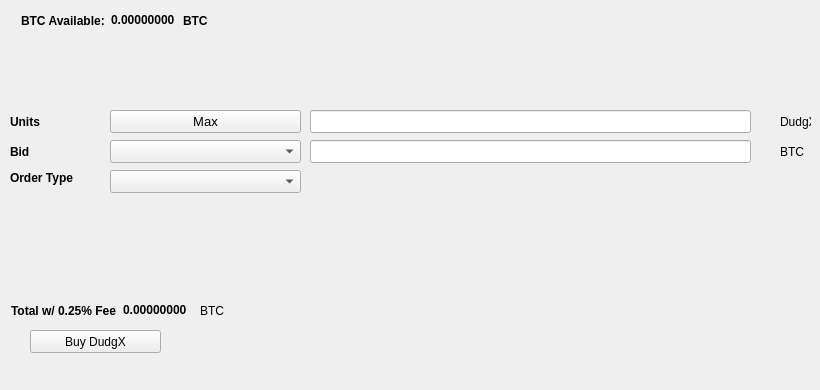
   <widget class="QWidget" name="BuyTab">
    <attribute name="title">
     <string>Buy</string>
    </attribute>
    <widget class="QPushButton" name="BuyDudgX">
     <property name="geometry">
      <rect>
       <x>30</x>
       <y>330</y>
       <width>131</width>
       <height>23</height>
      </rect>
     </property>
     <property name="text">
      <string>Buy DudgX</string>
     </property>
     <property name="icon">
      <iconset resource="../DudgX.qrc">
       <normaloff>:/icons/bitcoin</normaloff>:/icons/bitcoin</iconset>
     </property>
    </widget>
    <widget class="QLabel" name="label_3">
     <property name="geometry">
      <rect>
       <x>10</x>
       <y>110</y>
       <width>46</width>
       <height>23</height>
      </rect>
     </property>
     <property name="font">
      <font>
       <weight>75</weight>
       <bold>true</bold>
      </font>
     </property>
     <property name="text">
      <string>Units</string>
     </property>
    </widget>
    <widget class="QLineEdit" name="UnitsInput">
     <property name="geometry">
      <rect>
       <x>310</x>
       <y>110</y>
       <width>441</width>
       <height>23</height>
      </rect>
     </property>
     <property name="font">
      <font>
       <pointsize>9</pointsize>
       <weight>75</weight>
       <bold>true</bold>
      </font>
     </property>
    </widget>
    <widget class="QLineEdit" name="BuyBidPriceEdit">
     <property name="geometry">
      <rect>
       <x>310</x>
       <y>140</y>
       <width>441</width>
       <height>23</height>
      </rect>
     </property>
     <property name="font">
      <font>
       <pointsize>9</pointsize>
       <weight>75</weight>
       <bold>true</bold>
      </font>
     </property>
    </widget>
    <widget class="QLabel" name="label_4">
     <property name="geometry">
      <rect>
       <x>780</x>
       <y>110</y>
       <width>31</width>
       <height>23</height>
      </rect>
     </property>
     <property name="text">
      <string>DudgX</string>
     </property>
    </widget>
    <widget class="QLabel" name="label_5">
     <property name="geometry">
      <rect>
       <x>780</x>
       <y>140</y>
       <width>31</width>
       <height>23</height>
      </rect>
     </property>
     <property name="text">
      <string>BTC</string>
     </property>
    </widget>
    <widget class="QLabel" name="label_6">
     <property name="geometry">
      <rect>
       <x>10</x>
       <y>140</y>
       <width>46</width>
       <height>23</height>
      </rect>
     </property>
     <property name="font">
      <font>
       <weight>75</weight>
       <bold>true</bold>
      </font>
     </property>
     <property name="text">
      <string>Bid</string>
     </property>
    </widget>
    <widget class="QLabel" name="label_7">
     <property name="geometry">
      <rect>
       <x>10</x>
       <y>170</y>
       <width>91</width>
       <height>16</height>
      </rect>
     </property>
     <property name="font">
      <font>
       <weight>75</weight>
       <bold>true</bold>
      </font>
     </property>
     <property name="text">
      <string>Order Type</string>
     </property>
    </widget>
    <widget class="QPushButton" name="Buy_Max_Amount">
     <property name="geometry">
      <rect>
       <x>110</x>
       <y>110</y>
       <width>191</width>
       <height>23</height>
      </rect>
     </property>
     <property name="font">
      <font>
       <pointsize>10</pointsize>
      </font>
     </property>
     <property name="text">
      <string>Max</string>
     </property>
    </widget>
    <widget class="QComboBox" name="BuyBidcomboBox">
     <property name="geometry">
      <rect>
       <x>110</x>
       <y>140</y>
       <width>191</width>
       <height>23</height>
      </rect>
     </property>
     <property name="font">
      <font>
       <pointsize>10</pointsize>
      </font>
     </property>
    </widget>
    <widget class="QComboBox" name="buyOrdertypeCombo">
     <property name="geometry">
      <rect>
       <x>110</x>
       <y>170</y>
       <width>191</width>
       <height>23</height>
      </rect>
     </property>
     <property name="font">
      <font>
       <pointsize>10</pointsize>
      </font>
     </property>
    </widget>
    <widget class="QWidget" name="layoutWidget1">
     <property name="geometry">
      <rect>
       <x>21</x>
       <y>11</y>
       <width>227</width>
       <height>19</height>
      </rect>
     </property>
     <layout class="QHBoxLayout" name="horizontalLayout_3">
      <item>
       <widget class="QLabel" name="label232">
        <property name="font">
         <font>
          <weight>75</weight>
          <bold>true</bold>
         </font>
        </property>
        <property name="text">
         <string>BTC Available:</string>
        </property>
       </widget>
      </item>
      <item>
       <widget class="QLabel" name="BtcAvailableLbl">
        <property name="palette">
         <palette>
          <active>
           <colorrole role="WindowText">
            <brush brushstyle="SolidPattern">
             <color alpha="255">
              <red>0</red>
              <green>0</green>
              <blue>0</blue>
             </color>
            </brush>
           </colorrole>
           <colorrole role="Button">
            <brush brushstyle="SolidPattern">
             <color alpha="255">
              <red>0</red>
              <green>170</green>
              <blue>0</blue>
             </color>
            </brush>
           </colorrole>
           <colorrole role="Light">
            <brush brushstyle="SolidPattern">
             <color alpha="255">
              <red>0</red>
              <green>255</green>
              <blue>0</blue>
             </color>
            </brush>
           </colorrole>
           <colorrole role="Midlight">
            <brush brushstyle="SolidPattern">
             <color alpha="255">
              <red>0</red>
              <green>212</green>
              <blue>0</blue>
             </color>
            </brush>
           </colorrole>
           <colorrole role="Dark">
            <brush brushstyle="SolidPattern">
             <color alpha="255">
              <red>0</red>
              <green>85</green>
              <blue>0</blue>
             </color>
            </brush>
           </colorrole>
           <colorrole role="Mid">
            <brush brushstyle="SolidPattern">
             <color alpha="255">
              <red>0</red>
              <green>113</green>
              <blue>0</blue>
             </color>
            </brush>
           </colorrole>
           <colorrole role="Text">
            <brush brushstyle="SolidPattern">
             <color alpha="255">
              <red>0</red>
              <green>170</green>
              <blue>0</blue>
             </color>
            </brush>
           </colorrole>
           <colorrole role="BrightText">
            <brush brushstyle="SolidPattern">
             <color alpha="255">
              <red>255</red>
              <green>255</green>
              <blue>255</blue>
             </color>
            </brush>
           </colorrole>
           <colorrole role="ButtonText">
            <brush brushstyle="SolidPattern">
             <color alpha="255">
              <red>0</red>
              <green>0</green>
              <blue>0</blue>
             </color>
            </brush>
           </colorrole>
           <colorrole role="Base">
            <brush brushstyle="SolidPattern">
             <color alpha="255">
              <red>255</red>
              <green>255</green>
              <blue>255</blue>
             </color>
            </brush>
           </colorrole>
           <colorrole role="Window">
            <brush brushstyle="SolidPattern">
             <color alpha="255">
              <red>0</red>
              <green>170</green>
              <blue>0</blue>
             </color>
            </brush>
           </colorrole>
           <colorrole role="Shadow">
            <brush brushstyle="SolidPattern">
             <color alpha="255">
              <red>0</red>
              <green>0</green>
              <blue>0</blue>
             </color>
            </brush>
           </colorrole>
           <colorrole role="AlternateBase">
            <brush brushstyle="SolidPattern">
             <color alpha="255">
              <red>127</red>
              <green>212</green>
              <blue>127</blue>
             </color>
            </brush>
           </colorrole>
           <colorrole role="ToolTipBase">
            <brush brushstyle="SolidPattern">
             <color alpha="255">
              <red>255</red>
              <green>255</green>
              <blue>220</blue>
             </color>
            </brush>
           </colorrole>
           <colorrole role="ToolTipText">
            <brush brushstyle="SolidPattern">
             <color alpha="255">
              <red>0</red>
              <green>0</green>
              <blue>0</blue>
             </color>
            </brush>
           </colorrole>
          </active>
          <inactive>
           <colorrole role="WindowText">
            <brush brushstyle="SolidPattern">
             <color alpha="255">
              <red>0</red>
              <green>0</green>
              <blue>0</blue>
             </color>
            </brush>
           </colorrole>
           <colorrole role="Button">
            <brush brushstyle="SolidPattern">
             <color alpha="255">
              <red>0</red>
              <green>170</green>
              <blue>0</blue>
             </color>
            </brush>
           </colorrole>
           <colorrole role="Light">
            <brush brushstyle="SolidPattern">
             <color alpha="255">
              <red>0</red>
              <green>255</green>
              <blue>0</blue>
             </color>
            </brush>
           </colorrole>
           <colorrole role="Midlight">
            <brush brushstyle="SolidPattern">
             <color alpha="255">
              <red>0</red>
              <green>212</green>
              <blue>0</blue>
             </color>
            </brush>
           </colorrole>
           <colorrole role="Dark">
            <brush brushstyle="SolidPattern">
             <color alpha="255">
              <red>0</red>
              <green>85</green>
              <blue>0</blue>
             </color>
            </brush>
           </colorrole>
           <colorrole role="Mid">
            <brush brushstyle="SolidPattern">
             <color alpha="255">
              <red>0</red>
              <green>113</green>
              <blue>0</blue>
             </color>
            </brush>
           </colorrole>
           <colorrole role="Text">
            <brush brushstyle="SolidPattern">
             <color alpha="255">
              <red>0</red>
              <green>170</green>
              <blue>0</blue>
             </color>
            </brush>
           </colorrole>
           <colorrole role="BrightText">
            <brush brushstyle="SolidPattern">
             <color alpha="255">
              <red>255</red>
              <green>255</green>
              <blue>255</blue>
             </color>
            </brush>
           </colorrole>
           <colorrole role="ButtonText">
            <brush brushstyle="SolidPattern">
             <color alpha="255">
              <red>0</red>
              <green>0</green>
              <blue>0</blue>
             </color>
            </brush>
           </colorrole>
           <colorrole role="Base">
            <brush brushstyle="SolidPattern">
             <color alpha="255">
              <red>255</red>
              <green>255</green>
              <blue>255</blue>
             </color>
            </brush>
           </colorrole>
           <colorrole role="Window">
            <brush brushstyle="SolidPattern">
             <color alpha="255">
              <red>0</red>
              <green>170</green>
              <blue>0</blue>
             </color>
            </brush>
           </colorrole>
           <colorrole role="Shadow">
            <brush brushstyle="SolidPattern">
             <color alpha="255">
              <red>0</red>
              <green>0</green>
              <blue>0</blue>
             </color>
            </brush>
           </colorrole>
           <colorrole role="AlternateBase">
            <brush brushstyle="SolidPattern">
             <color alpha="255">
              <red>127</red>
              <green>212</green>
              <blue>127</blue>
             </color>
            </brush>
           </colorrole>
           <colorrole role="ToolTipBase">
            <brush brushstyle="SolidPattern">
             <color alpha="255">
              <red>255</red>
              <green>255</green>
              <blue>220</blue>
             </color>
            </brush>
           </colorrole>
           <colorrole role="ToolTipText">
            <brush brushstyle="SolidPattern">
             <color alpha="255">
              <red>0</red>
              <green>0</green>
              <blue>0</blue>
             </color>
            </brush>
           </colorrole>
          </inactive>
          <disabled>
           <colorrole role="WindowText">
            <brush brushstyle="SolidPattern">
             <color alpha="255">
              <red>0</red>
              <green>85</green>
              <blue>0</blue>
             </color>
            </brush>
           </colorrole>
           <colorrole role="Button">
            <brush brushstyle="SolidPattern">
             <color alpha="255">
              <red>0</red>
              <green>170</green>
              <blue>0</blue>
             </color>
            </brush>
           </colorrole>
           <colorrole role="Light">
            <brush brushstyle="SolidPattern">
             <color alpha="255">
              <red>0</red>
              <green>255</green>
              <blue>0</blue>
             </color>
            </brush>
           </colorrole>
           <colorrole role="Midlight">
            <brush brushstyle="SolidPattern">
             <color alpha="255">
              <red>0</red>
              <green>212</green>
              <blue>0</blue>
             </color>
            </brush>
           </colorrole>
           <colorrole role="Dark">
            <brush brushstyle="SolidPattern">
             <color alpha="255">
              <red>0</red>
              <green>85</green>
              <blue>0</blue>
             </color>
            </brush>
           </colorrole>
           <colorrole role="Mid">
            <brush brushstyle="SolidPattern">
             <color alpha="255">
              <red>0</red>
              <green>113</green>
              <blue>0</blue>
             </color>
            </brush>
           </colorrole>
           <colorrole role="Text">
            <brush brushstyle="SolidPattern">
             <color alpha="255">
              <red>0</red>
              <green>85</green>
              <blue>0</blue>
             </color>
            </brush>
           </colorrole>
           <colorrole role="BrightText">
            <brush brushstyle="SolidPattern">
             <color alpha="255">
              <red>255</red>
              <green>255</green>
              <blue>255</blue>
             </color>
            </brush>
           </colorrole>
           <colorrole role="ButtonText">
            <brush brushstyle="SolidPattern">
             <color alpha="255">
              <red>0</red>
              <green>85</green>
              <blue>0</blue>
             </color>
            </brush>
           </colorrole>
           <colorrole role="Base">
            <brush brushstyle="SolidPattern">
             <color alpha="255">
              <red>0</red>
              <green>170</green>
              <blue>0</blue>
             </color>
            </brush>
           </colorrole>
           <colorrole role="Window">
            <brush brushstyle="SolidPattern">
             <color alpha="255">
              <red>0</red>
              <green>170</green>
              <blue>0</blue>
             </color>
            </brush>
           </colorrole>
           <colorrole role="Shadow">
            <brush brushstyle="SolidPattern">
             <color alpha="255">
              <red>0</red>
              <green>0</green>
              <blue>0</blue>
             </color>
            </brush>
           </colorrole>
           <colorrole role="AlternateBase">
            <brush brushstyle="SolidPattern">
             <color alpha="255">
              <red>0</red>
              <green>170</green>
              <blue>0</blue>
             </color>
            </brush>
           </colorrole>
           <colorrole role="ToolTipBase">
            <brush brushstyle="SolidPattern">
             <color alpha="255">
              <red>255</red>
              <green>255</green>
              <blue>220</blue>
             </color>
            </brush>
           </colorrole>
           <colorrole role="ToolTipText">
            <brush brushstyle="SolidPattern">
             <color alpha="255">
              <red>0</red>
              <green>0</green>
              <blue>0</blue>
             </color>
            </brush>
           </colorrole>
          </disabled>
         </palette>
        </property>
        <property name="font">
         <font>
          <weight>75</weight>
          <bold>true</bold>
         </font>
        </property>
        <property name="text">
         <string>0.00000000</string>
        </property>
        <property name="textInteractionFlags">
         <set>Qt::LinksAccessibleByMouse|Qt::TextSelectableByKeyboard|Qt::TextSelectableByMouse</set>
        </property>
       </widget>
      </item>
      <item>
       <widget class="QLabel" name="BtcAvailableLbl_2">
        <property name="font">
         <font>
          <weight>75</weight>
          <bold>true</bold>
         </font>
        </property>
        <property name="text">
         <string>BTC</string>
        </property>
       </widget>
      </item>
     </layout>
    </widget>
    <widget class="QWidget" name="layoutWidge2">
     <property name="geometry">
      <rect>
       <x>11</x>
       <y>301</y>
       <width>259</width>
       <height>19</height>
      </rect>
     </property>
     <layout class="QHBoxLayout" name="horizontalLayout_4">
      <item>
       <widget class="QLabel" name="label_9">
        <property name="font">
         <font>
          <weight>75</weight>
          <bold>true</bold>
         </font>
        </property>
        <property name="text">
         <string>Total w/ 0.25% Fee</string>
        </property>
       </widget>
      </item>
      <item>
       <widget class="QLabel" name="BuyCostLabel">
        <property name="palette">
         <palette>
          <active>
           <colorrole role="WindowText">
            <brush brushstyle="SolidPattern">
             <color alpha="255">
              <red>0</red>
              <green>0</green>
              <blue>0</blue>
             </color>
            </brush>
           </colorrole>
           <colorrole role="Button">
            <brush brushstyle="SolidPattern">
             <color alpha="255">
              <red>0</red>
              <green>170</green>
              <blue>0</blue>
             </color>
            </brush>
           </colorrole>
           <colorrole role="Light">
            <brush brushstyle="SolidPattern">
             <color alpha="255">
              <red>0</red>
              <green>255</green>
              <blue>0</blue>
             </color>
            </brush>
           </colorrole>
           <colorrole role="Midlight">
            <brush brushstyle="SolidPattern">
             <color alpha="255">
              <red>0</red>
              <green>212</green>
              <blue>0</blue>
             </color>
            </brush>
           </colorrole>
           <colorrole role="Dark">
            <brush brushstyle="SolidPattern">
             <color alpha="255">
              <red>0</red>
              <green>85</green>
              <blue>0</blue>
             </color>
            </brush>
           </colorrole>
           <colorrole role="Mid">
            <brush brushstyle="SolidPattern">
             <color alpha="255">
              <red>0</red>
              <green>113</green>
              <blue>0</blue>
             </color>
            </brush>
           </colorrole>
           <colorrole role="Text">
            <brush brushstyle="SolidPattern">
             <color alpha="255">
              <red>0</red>
              <green>170</green>
              <blue>0</blue>
             </color>
            </brush>
           </colorrole>
           <colorrole role="BrightText">
            <brush brushstyle="SolidPattern">
             <color alpha="255">
              <red>255</red>
              <green>255</green>
              <blue>255</blue>
             </color>
            </brush>
           </colorrole>
           <colorrole role="ButtonText">
            <brush brushstyle="SolidPattern">
             <color alpha="255">
              <red>0</red>
              <green>0</green>
              <blue>0</blue>
             </color>
            </brush>
           </colorrole>
           <colorrole role="Base">
            <brush brushstyle="SolidPattern">
             <color alpha="255">
              <red>255</red>
              <green>255</green>
              <blue>255</blue>
             </color>
            </brush>
           </colorrole>
           <colorrole role="Window">
            <brush brushstyle="SolidPattern">
             <color alpha="255">
              <red>0</red>
              <green>170</green>
              <blue>0</blue>
             </color>
            </brush>
           </colorrole>
           <colorrole role="Shadow">
            <brush brushstyle="SolidPattern">
             <color alpha="255">
              <red>0</red>
              <green>0</green>
              <blue>0</blue>
             </color>
            </brush>
           </colorrole>
           <colorrole role="AlternateBase">
            <brush brushstyle="SolidPattern">
             <color alpha="255">
              <red>127</red>
              <green>212</green>
              <blue>127</blue>
             </color>
            </brush>
           </colorrole>
           <colorrole role="ToolTipBase">
            <brush brushstyle="SolidPattern">
             <color alpha="255">
              <red>255</red>
              <green>255</green>
              <blue>220</blue>
             </color>
            </brush>
           </colorrole>
           <colorrole role="ToolTipText">
            <brush brushstyle="SolidPattern">
             <color alpha="255">
              <red>0</red>
              <green>0</green>
              <blue>0</blue>
             </color>
            </brush>
           </colorrole>
          </active>
          <inactive>
           <colorrole role="WindowText">
            <brush brushstyle="SolidPattern">
             <color alpha="255">
              <red>0</red>
              <green>0</green>
              <blue>0</blue>
             </color>
            </brush>
           </colorrole>
           <colorrole role="Button">
            <brush brushstyle="SolidPattern">
             <color alpha="255">
              <red>0</red>
              <green>170</green>
              <blue>0</blue>
             </color>
            </brush>
           </colorrole>
           <colorrole role="Light">
            <brush brushstyle="SolidPattern">
             <color alpha="255">
              <red>0</red>
              <green>255</green>
              <blue>0</blue>
             </color>
            </brush>
           </colorrole>
           <colorrole role="Midlight">
            <brush brushstyle="SolidPattern">
             <color alpha="255">
              <red>0</red>
              <green>212</green>
              <blue>0</blue>
             </color>
            </brush>
           </colorrole>
           <colorrole role="Dark">
            <brush brushstyle="SolidPattern">
             <color alpha="255">
              <red>0</red>
              <green>85</green>
              <blue>0</blue>
             </color>
            </brush>
           </colorrole>
           <colorrole role="Mid">
            <brush brushstyle="SolidPattern">
             <color alpha="255">
              <red>0</red>
              <green>113</green>
              <blue>0</blue>
             </color>
            </brush>
           </colorrole>
           <colorrole role="Text">
            <brush brushstyle="SolidPattern">
             <color alpha="255">
              <red>0</red>
              <green>170</green>
              <blue>0</blue>
             </color>
            </brush>
           </colorrole>
           <colorrole role="BrightText">
            <brush brushstyle="SolidPattern">
             <color alpha="255">
              <red>255</red>
              <green>255</green>
              <blue>255</blue>
             </color>
            </brush>
           </colorrole>
           <colorrole role="ButtonText">
            <brush brushstyle="SolidPattern">
             <color alpha="255">
              <red>0</red>
              <green>0</green>
              <blue>0</blue>
             </color>
            </brush>
           </colorrole>
           <colorrole role="Base">
            <brush brushstyle="SolidPattern">
             <color alpha="255">
              <red>255</red>
              <green>255</green>
              <blue>255</blue>
             </color>
            </brush>
           </colorrole>
           <colorrole role="Window">
            <brush brushstyle="SolidPattern">
             <color alpha="255">
              <red>0</red>
              <green>170</green>
              <blue>0</blue>
             </color>
            </brush>
           </colorrole>
           <colorrole role="Shadow">
            <brush brushstyle="SolidPattern">
             <color alpha="255">
              <red>0</red>
              <green>0</green>
              <blue>0</blue>
             </color>
            </brush>
           </colorrole>
           <colorrole role="AlternateBase">
            <brush brushstyle="SolidPattern">
             <color alpha="255">
              <red>127</red>
              <green>212</green>
              <blue>127</blue>
             </color>
            </brush>
           </colorrole>
           <colorrole role="ToolTipBase">
            <brush brushstyle="SolidPattern">
             <color alpha="255">
              <red>255</red>
              <green>255</green>
              <blue>220</blue>
             </color>
            </brush>
           </colorrole>
           <colorrole role="ToolTipText">
            <brush brushstyle="SolidPattern">
             <color alpha="255">
              <red>0</red>
              <green>0</green>
              <blue>0</blue>
             </color>
            </brush>
           </colorrole>
          </inactive>
          <disabled>
           <colorrole role="WindowText">
            <brush brushstyle="SolidPattern">
             <color alpha="255">
              <red>0</red>
              <green>85</green>
              <blue>0</blue>
             </color>
            </brush>
           </colorrole>
           <colorrole role="Button">
            <brush brushstyle="SolidPattern">
             <color alpha="255">
              <red>0</red>
              <green>170</green>
              <blue>0</blue>
             </color>
            </brush>
           </colorrole>
           <colorrole role="Light">
            <brush brushstyle="SolidPattern">
             <color alpha="255">
              <red>0</red>
              <green>255</green>
              <blue>0</blue>
             </color>
            </brush>
           </colorrole>
           <colorrole role="Midlight">
            <brush brushstyle="SolidPattern">
             <color alpha="255">
              <red>0</red>
              <green>212</green>
              <blue>0</blue>
             </color>
            </brush>
           </colorrole>
           <colorrole role="Dark">
            <brush brushstyle="SolidPattern">
             <color alpha="255">
              <red>0</red>
              <green>85</green>
              <blue>0</blue>
             </color>
            </brush>
           </colorrole>
           <colorrole role="Mid">
            <brush brushstyle="SolidPattern">
             <color alpha="255">
              <red>0</red>
              <green>113</green>
              <blue>0</blue>
             </color>
            </brush>
           </colorrole>
           <colorrole role="Text">
            <brush brushstyle="SolidPattern">
             <color alpha="255">
              <red>0</red>
              <green>85</green>
              <blue>0</blue>
             </color>
            </brush>
           </colorrole>
           <colorrole role="BrightText">
            <brush brushstyle="SolidPattern">
             <color alpha="255">
              <red>255</red>
              <green>255</green>
              <blue>255</blue>
             </color>
            </brush>
           </colorrole>
           <colorrole role="ButtonText">
            <brush brushstyle="SolidPattern">
             <color alpha="255">
              <red>0</red>
              <green>85</green>
              <blue>0</blue>
             </color>
            </brush>
           </colorrole>
           <colorrole role="Base">
            <brush brushstyle="SolidPattern">
             <color alpha="255">
              <red>0</red>
              <green>170</green>
              <blue>0</blue>
             </color>
            </brush>
           </colorrole>
           <colorrole role="Window">
            <brush brushstyle="SolidPattern">
             <color alpha="255">
              <red>0</red>
              <green>170</green>
              <blue>0</blue>
             </color>
            </brush>
           </colorrole>
           <colorrole role="Shadow">
            <brush brushstyle="SolidPattern">
             <color alpha="255">
              <red>0</red>
              <green>0</green>
              <blue>0</blue>
             </color>
            </brush>
           </colorrole>
           <colorrole role="AlternateBase">
            <brush brushstyle="SolidPattern">
             <color alpha="255">
              <red>0</red>
              <green>170</green>
              <blue>0</blue>
             </color>
            </brush>
           </colorrole>
           <colorrole role="ToolTipBase">
            <brush brushstyle="SolidPattern">
             <color alpha="255">
              <red>255</red>
              <green>255</green>
              <blue>220</blue>
             </color>
            </brush>
           </colorrole>
           <colorrole role="ToolTipText">
            <brush brushstyle="SolidPattern">
             <color alpha="255">
              <red>0</red>
              <green>0</green>
              <blue>0</blue>
             </color>
            </brush>
           </colorrole>
          </disabled>
         </palette>
        </property>
        <property name="font">
         <font>
          <weight>75</weight>
          <bold>true</bold>
         </font>
        </property>
        <property name="autoFillBackground">
         <bool>false</bool>
        </property>
        <property name="text">
         <string>0.00000000</string>
        </property>
        <property name="textInteractionFlags">
         <set>Qt::LinksAccessibleByMouse|Qt::TextSelectableByMouse</set>
        </property>
       </widget>
      </item>
      <item>
       <widget class="QLabel" name="label_10">
        <property name="font">
         <font>
          <weight>50</weight>
          <bold>false</bold>
         </font>
        </property>
        <property name="text">
         <string>BTC</string>
        </property>
       </widget>
      </item>
     </layout>
    </widget>
    <widget class="QLabel" name="label_24">
     <property name="geometry">
      <rect>
       <x>460</x>
       <y>300</y>
       <width>281</width>
       <height>81</height>
      </rect>
     </property>
     <property name="text">
      <string/>
     </property>
     <property name="pixmap">
      <pixmap>:/images/bittrex</pixmap>
     </property>
    </widget>
   </widget>
